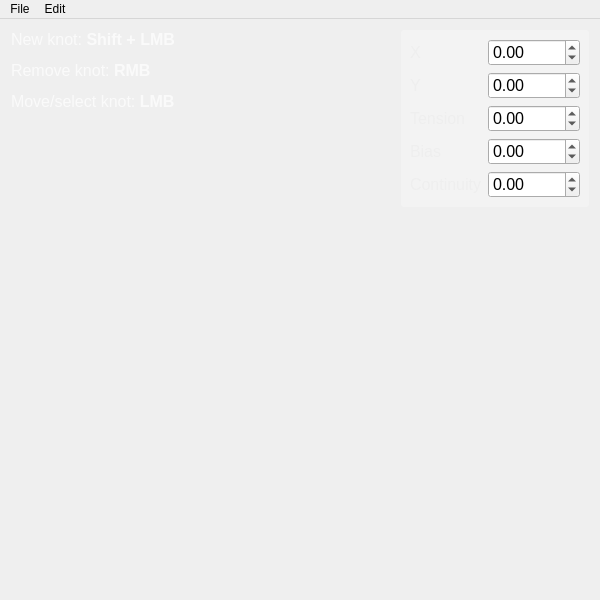
<?xml version="1.0" encoding="UTF-8"?>
<ui version="4.0">
 <class>MainWindow</class>
 <widget class="QMainWindow" name="MainWindow">
  <property name="geometry">
   <rect>
    <x>0</x>
    <y>0</y>
    <width>600</width>
    <height>600</height>
   </rect>
  </property>
  <property name="windowTitle">
   <string>Spline Editor</string>
  </property>
  <widget class="SplineView" name="splineView">
   <layout class="QGridLayout" name="gridLayout">
    <item row="0" column="0">
     <widget class="QLabel" name="controlsHint">
      <property name="sizePolicy">
       <sizepolicy hsizetype="Preferred" vsizetype="Preferred">
        <horstretch>0</horstretch>
        <verstretch>0</verstretch>
       </sizepolicy>
      </property>
      <property name="font">
       <font>
        <pointsize>12</pointsize>
        <stylestrategy>PreferAntialias</stylestrategy>
       </font>
      </property>
      <property name="styleSheet">
       <string notr="true">color: rgba(255,255,255,0.7);</string>
      </property>
      <property name="text">
       <string>&lt;p&gt;New knot: &lt;b&gt;Shift + LMB&lt;/b&gt;&lt;/p&gt;&lt;p&gt;Remove knot: &lt;b&gt;RMB&lt;/b&gt;&lt;/p&gt;&lt;p&gt;Move/select knot: &lt;b&gt;LMB&lt;/b&gt;&lt;/p&gt;</string>
      </property>
      <property name="alignment">
       <set>Qt::AlignLeading|Qt::AlignLeft|Qt::AlignTop</set>
      </property>
     </widget>
    </item>
    <item row="0" column="1">
     <spacer name="horizontalSpacer">
      <property name="orientation">
       <enum>Qt::Horizontal</enum>
      </property>
      <property name="sizeHint" stdset="0">
       <size>
        <width>208</width>
        <height>20</height>
       </size>
      </property>
     </spacer>
    </item>
    <item row="0" column="2">
     <widget class="QFrame" name="paramPanel">
      <property name="font">
       <font>
        <pointsize>12</pointsize>
       </font>
      </property>
      <property name="styleSheet">
       <string notr="true">#paramPanel {
background-color: rgb(255, 255, 255, 64);
border-radius: 3px;
}

*{
font-size: 12pt;
}

QLabel {
color: #eee;
}</string>
      </property>
      <property name="frameShape">
       <enum>QFrame::StyledPanel</enum>
      </property>
      <property name="frameShadow">
       <enum>QFrame::Raised</enum>
      </property>
      <layout class="QFormLayout" name="formLayout">
       <property name="leftMargin">
        <number>9</number>
       </property>
       <property name="topMargin">
        <number>9</number>
       </property>
       <property name="rightMargin">
        <number>9</number>
       </property>
       <property name="bottomMargin">
        <number>9</number>
       </property>
       <item row="1" column="0">
        <widget class="QLabel" name="label_2">
         <property name="text">
          <string>Y</string>
         </property>
        </widget>
       </item>
       <item row="1" column="1">
        <widget class="QDoubleSpinBox" name="ySpinBox">
         <property name="minimum">
          <double>-3000.000000000000000</double>
         </property>
         <property name="maximum">
          <double>3000.000000000000000</double>
         </property>
        </widget>
       </item>
       <item row="2" column="1">
        <widget class="QDoubleSpinBox" name="tensionSpinBox">
         <property name="minimum">
          <double>-10.000000000000000</double>
         </property>
         <property name="maximum">
          <double>10.000000000000000</double>
         </property>
         <property name="singleStep">
          <double>0.200000000000000</double>
         </property>
        </widget>
       </item>
       <item row="3" column="0">
        <widget class="QLabel" name="label_4">
         <property name="text">
          <string>Bias</string>
         </property>
        </widget>
       </item>
       <item row="3" column="1">
        <widget class="QDoubleSpinBox" name="biasSpinBox">
         <property name="minimum">
          <double>-10.000000000000000</double>
         </property>
         <property name="maximum">
          <double>10.000000000000000</double>
         </property>
         <property name="singleStep">
          <double>0.200000000000000</double>
         </property>
        </widget>
       </item>
       <item row="4" column="0">
        <widget class="QLabel" name="label_5">
         <property name="text">
          <string>Continuity</string>
         </property>
        </widget>
       </item>
       <item row="0" column="1">
        <widget class="QDoubleSpinBox" name="xSpinBox">
         <property name="minimum">
          <double>-3000.000000000000000</double>
         </property>
         <property name="maximum">
          <double>3000.000000000000000</double>
         </property>
        </widget>
       </item>
       <item row="2" column="0">
        <widget class="QLabel" name="label_3">
         <property name="text">
          <string>Tension</string>
         </property>
        </widget>
       </item>
       <item row="0" column="0">
        <widget class="QLabel" name="label">
         <property name="text">
          <string>X</string>
         </property>
        </widget>
       </item>
       <item row="4" column="1">
        <widget class="QDoubleSpinBox" name="continuitySpinBox">
         <property name="minimum">
          <double>-10.000000000000000</double>
         </property>
         <property name="maximum">
          <double>10.000000000000000</double>
         </property>
         <property name="singleStep">
          <double>0.200000000000000</double>
         </property>
        </widget>
       </item>
      </layout>
     </widget>
    </item>
    <item row="1" column="1">
     <spacer name="verticalSpacer">
      <property name="orientation">
       <enum>Qt::Vertical</enum>
      </property>
      <property name="sizeHint" stdset="0">
       <size>
        <width>20</width>
        <height>395</height>
       </size>
      </property>
     </spacer>
    </item>
   </layout>
  </widget>
  <widget class="QMenuBar" name="menuBar">
   <property name="geometry">
    <rect>
     <x>0</x>
     <y>0</y>
     <width>600</width>
     <height>21</height>
    </rect>
   </property>
   <widget class="QMenu" name="menuFile">
    <property name="title">
     <string>File</string>
    </property>
    <addaction name="actionNew"/>
    <addaction name="actionOpen"/>
    <addaction name="actionSave"/>
    <addaction name="separator"/>
    <addaction name="actionQuit"/>
   </widget>
   <widget class="QMenu" name="menuEdit">
    <property name="title">
     <string>Edit</string>
    </property>
    <addaction name="actionUndo"/>
    <addaction name="actionRedo"/>
   </widget>
   <addaction name="menuFile"/>
   <addaction name="menuEdit"/>
  </widget>
  <action name="actionNew">
   <property name="text">
    <string>New</string>
   </property>
   <property name="shortcut">
    <string>Ctrl+N</string>
   </property>
  </action>
  <action name="actionOpen">
   <property name="text">
    <string>Open</string>
   </property>
   <property name="shortcut">
    <string>Ctrl+O</string>
   </property>
  </action>
  <action name="actionSave">
   <property name="text">
    <string>Save</string>
   </property>
   <property name="shortcut">
    <string>Ctrl+S</string>
   </property>
  </action>
  <action name="actionQuit">
   <property name="text">
    <string>Quit</string>
   </property>
   <property name="shortcut">
    <string>Ctrl+Q</string>
   </property>
  </action>
  <action name="actionUndo">
   <property name="text">
    <string>Undo</string>
   </property>
   <property name="shortcut">
    <string>Ctrl+Z</string>
   </property>
  </action>
  <action name="actionRedo">
   <property name="text">
    <string>Redo</string>
   </property>
   <property name="shortcut">
    <string>Ctrl+Alt+Z</string>
   </property>
  </action>
  <action name="actionControls">
   <property name="text">
    <string>Controls</string>
   </property>
   <property name="shortcut">
    <string>F1</string>
   </property>
  </action>
  <action name="actionKnot_params">
   <property name="text">
    <string>Knot parameters</string>
   </property>
  </action>
 </widget>
 <layoutdefault spacing="6" margin="11"/>
 <customwidgets>
  <customwidget>
   <class>SplineView</class>
   <extends>QWidget</extends>
   <header>SplineView.h</header>
   <container>1</container>
  </customwidget>
 </customwidgets>
 <resources/>
 <connections/>
</ui>
